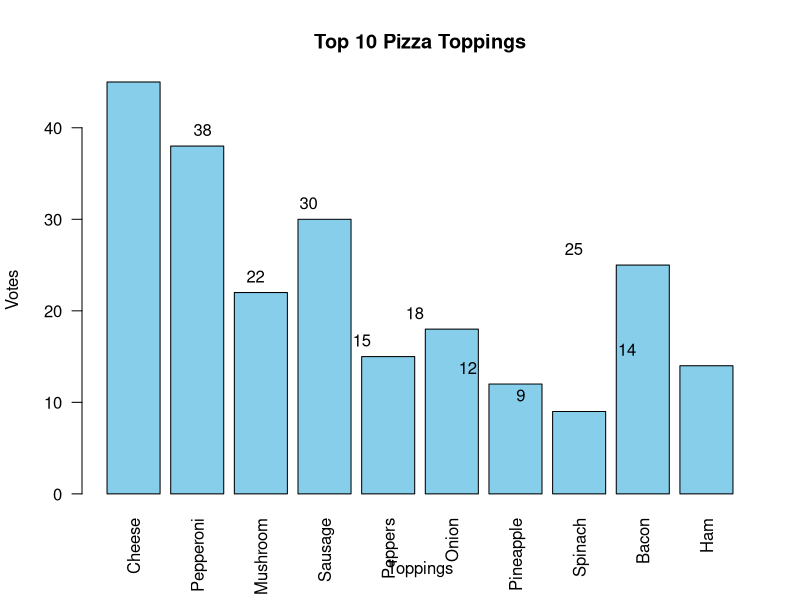

Generate this figure with R:
# Step 0: Clear environment
rm(list = ls())

# Step 1: Create data
toppings <- c("Cheese", "Pepperoni", "Mushroom", "Sausage", "Peppers",
              "Onion", "Pineapple", "Spinach", "Bacon", "Ham")

votes <- c(45, 38, 22, 30, 15, 18, 12, 9, 25, 14)

# Step 2: Create bar chart
barplot(votes,
        names.arg = toppings,
        col = "skyblue",
        main = "Top 10 Pizza Toppings",
        xlab = "Toppings",
        ylab = "Votes",
        border = "black",
        las = 2)   # makes labels vertical

# Step 3: Add values on top of bars
text(x = seq_along(votes),
     y = votes,
     label = votes,
     pos = 3)
